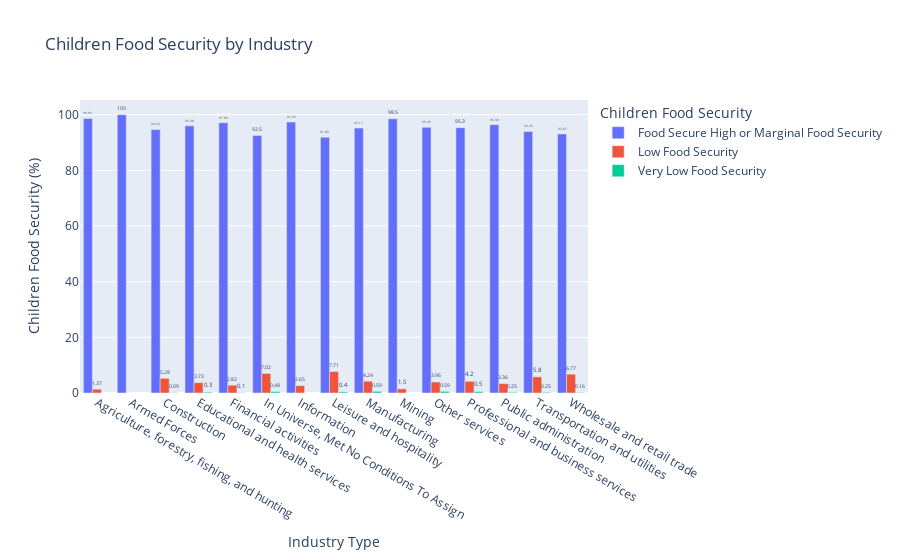

Here is the notebook cell this chart was saved with:
### Code cell
df2 = df1.groupby(['Industry Type', 'Children Food Security'])['Food Security'].count().rename("children_industry_food_security_rate").groupby(level = 0).transform(lambda x: round(100 * x/x.sum(), 2))
labels={'Industry Type':'Industry Type', 'children_industry_food_security_rate':'Children Food Security (%)', 'children_income_food_security':'Children Food Security'}
fig = px.bar(df2.reset_index(), x='Industry Type', y='children_industry_food_security_rate', labels=labels, color='Children Food Security', barmode='group', title='Children Food Security by Industry', text_auto=True)
fig.update_traces(textfont_size=12, textangle=0, textposition="outside", cliponaxis=False)
fig.show()

### Figure 1 — Plotly figure (JSON) as saved in the notebook; plotly's stock layout.template omitted (floating-point values rounded to 4 significant figures)
{"data": [{"alignmentgroup": "True", "cliponaxis": false, "hovertemplate": "Children Food Security=Food Secure High or Marginal Food Security<br>Industry Type=%{x}<br>Children Food Security (%)=%{y}<extra></extra>", "legendgroup": "Food Secure High or Marginal Food Security", "marker": {"color": "#636efa", "pattern": {"shape": ""}}, "name": "Food Secure High or Marginal Food Security", "offsetgroup": "Food Secure High or Marginal Food Security", "orientation": "v", "showlegend": true, "textangle": 0, "textfont": {"size": 12}, "textposition": "outside", "texttemplate": "%{y}", "type": "bar", "x": ["Agriculture, forestry, fishing, and hunting", "Armed Forces", "Construction", "Educational and health services", "Financial activities", "In Universe, Met No Conditions To Assign", "Information", "Leisure and hospitality", "Manufacturing", "Mining", "Other services", "Professional and business services", "Public administration", "Transportation and utilities", "Wholesale and retail trade"], "xaxis": "x", "y": [98.63, 100, 94.63, 95.98, 97.09, 92.5, 97.35, 91.89, 95.17, 98.5, 95.45, 95.3, 96.39, 93.95, 93.07], "yaxis": "y"}, {"alignmentgroup": "True", "cliponaxis": false, "hovertemplate": "Children Food Security=Low Food Security<br>Industry Type=%{x}<br>Children Food Security (%)=%{y}<extra></extra>", "legendgroup": "Low Food Security", "marker": {"color": "#EF553B", "pattern": {"shape": ""}}, "name": "Low Food Security", "offsetgroup": "Low Food Security", "orientation": "v", "showlegend": true, "textangle": 0, "textfont": {"size": 12}, "textposition": "outside", "texttemplate": "%{y}", "type": "bar", "x": ["Agriculture, forestry, fishing, and hunting", "Construction", "Educational and health services", "Financial activities", "In Universe, Met No Conditions To Assign", "Information", "Leisure and hospitality", "Manufacturing", "Mining", "Other services", "Professional and business services", "Public administration", "Transportation and utilities", "Wholesale and retail trade"], "xaxis": "x", "y": [1.37, 5.28, 3.73, 2.82, 7.02, 2.65, 7.71, 4.24, 1.5, 3.96, 4.2, 3.36, 5.8, 6.77], "yaxis": "y"}, {"alignmentgroup": "True", "cliponaxis": false, "hovertemplate": "Children Food Security=Very Low Food Security<br>Industry Type=%{x}<br>Children Food Security (%)=%{y}<extra></extra>", "legendgroup": "Very Low Food Security", "marker": {"color": "#00cc96", "pattern": {"shape": ""}}, "name": "Very Low Food Security", "offsetgroup": "Very Low Food Security", "orientation": "v", "showlegend": true, "textangle": 0, "textfont": {"size": 12}, "textposition": "outside", "texttemplate": "%{y}", "type": "bar", "x": ["Construction", "Educational and health services", "Financial activities", "In Universe, Met No Conditions To Assign", "Leisure and hospitality", "Manufacturing", "Other services", "Professional and business services", "Public administration", "Transportation and utilities", "Wholesale and retail trade"], "xaxis": "x", "y": [0.09, 0.3, 0.1, 0.48, 0.4, 0.59, 0.59, 0.5, 0.25, 0.25, 0.16], "yaxis": "y"}], "layout": {"barmode": "group", "legend": {"title": {"text": "Children Food Security"}, "tracegroupgap": 0}, "title": {"text": "Children Food Security by Industry"}, "xaxis": {"anchor": "y", "domain": [0, 1], "title": {"text": "Industry Type"}}, "yaxis": {"anchor": "x", "domain": [0, 1], "title": {"text": "Children Food Security (%)"}}}}
